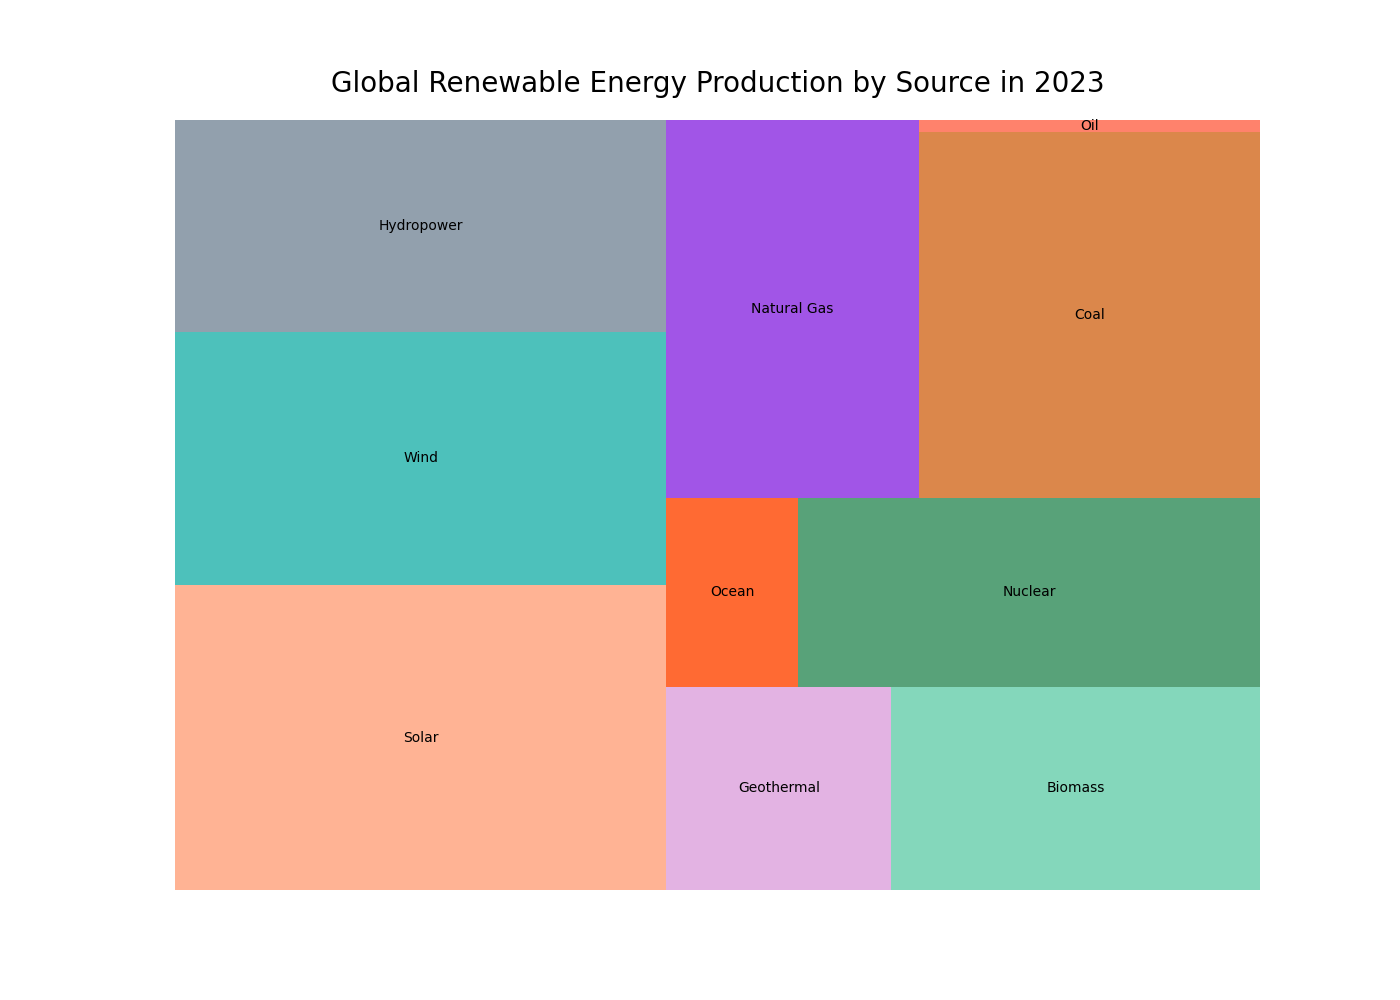

Here is the Python script that generated this plot:

import matplotlib.pyplot as plt
import squarify

# Data
source = ['Solar', 'Wind', 'Hydropower', 'Geothermal', 'Biomass', 'Ocean', 'Nuclear', 'Natural Gas', 'Coal', 'Oil']
production = [18.0, 15.0, 12.5, 5.5, 9.0, 3.0, 10.5, 11.5, 15.0, 0.5]
color_code = ['#FFA07A', '#20B2AA', '#778899', '#DDA0DD', '#66CDAA', '#FF4500', '#2E8B57', '#8A2BE2', '#D2691E', '#FF6347']

# Plot
plt.figure(figsize=(14, 10))
squarify.plot(sizes=production, label=source, color=color_code, alpha=0.8)
plt.title('Global Renewable Energy Production by Source in 2023', fontsize=20, pad=20)
plt.axis('off')
plt.show()
